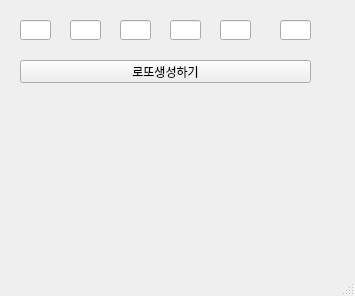
<?xml version="1.0" encoding="UTF-8"?>
<ui version="4.0">
 <class>le2</class>
 <widget class="QMainWindow" name="le2">
  <property name="geometry">
   <rect>
    <x>0</x>
    <y>0</y>
    <width>355</width>
    <height>296</height>
   </rect>
  </property>
  <property name="windowTitle">
   <string>MainWindow</string>
  </property>
  <widget class="QWidget" name="centralwidget">
   <widget class="QLineEdit" name="le1">
    <property name="geometry">
     <rect>
      <x>20</x>
      <y>20</y>
      <width>31</width>
      <height>20</height>
     </rect>
    </property>
   </widget>
   <widget class="QLineEdit" name="le4">
    <property name="geometry">
     <rect>
      <x>170</x>
      <y>20</y>
      <width>31</width>
      <height>20</height>
     </rect>
    </property>
   </widget>
   <widget class="QLineEdit" name="le6">
    <property name="geometry">
     <rect>
      <x>280</x>
      <y>20</y>
      <width>31</width>
      <height>20</height>
     </rect>
    </property>
   </widget>
   <widget class="QLineEdit" name="le3">
    <property name="geometry">
     <rect>
      <x>120</x>
      <y>20</y>
      <width>31</width>
      <height>20</height>
     </rect>
    </property>
   </widget>
   <widget class="QLineEdit" name="le5">
    <property name="geometry">
     <rect>
      <x>220</x>
      <y>20</y>
      <width>31</width>
      <height>20</height>
     </rect>
    </property>
   </widget>
   <widget class="QLineEdit" name="le2_2">
    <property name="geometry">
     <rect>
      <x>70</x>
      <y>20</y>
      <width>31</width>
      <height>20</height>
     </rect>
    </property>
   </widget>
   <widget class="QPushButton" name="pb">
    <property name="geometry">
     <rect>
      <x>20</x>
      <y>60</y>
      <width>291</width>
      <height>23</height>
     </rect>
    </property>
    <property name="text">
     <string>로또생성하기</string>
    </property>
   </widget>
  </widget>
  <widget class="QMenuBar" name="menubar">
   <property name="geometry">
    <rect>
     <x>0</x>
     <y>0</y>
     <width>355</width>
     <height>21</height>
    </rect>
   </property>
  </widget>
  <widget class="QStatusBar" name="statusbar"/>
 </widget>
 <resources/>
 <connections/>
</ui>
